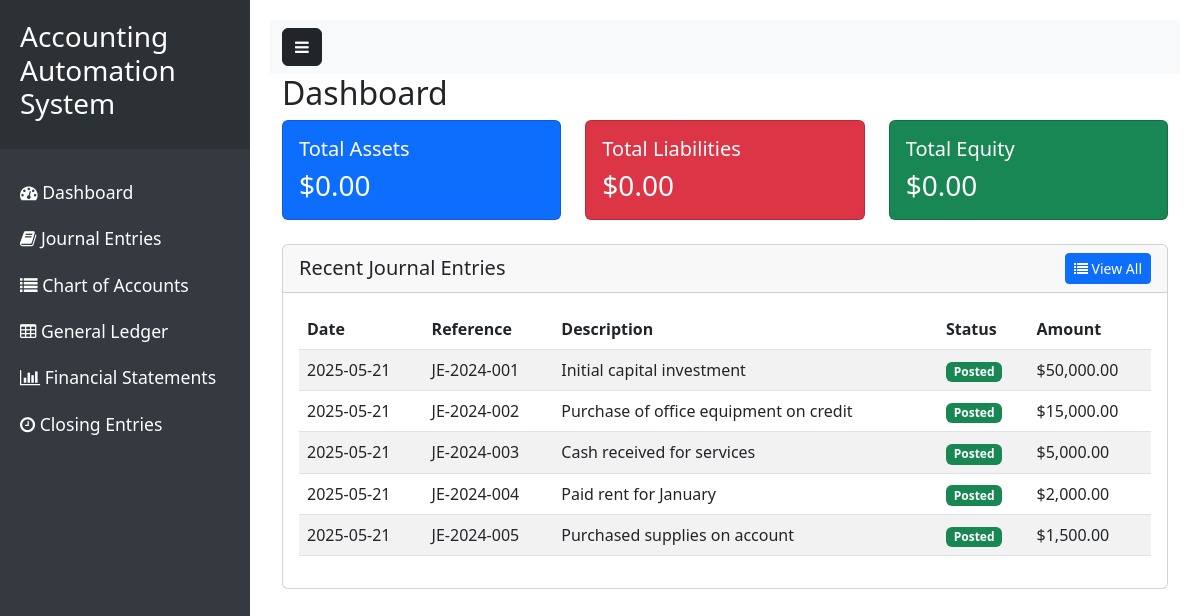
The page / on the database its author committed.
### tables this page shows
CREATE TABLE IF NOT EXISTS journal_entries (
    id INT PRIMARY KEY AUTO_INCREMENT,
    date DATE NOT NULL,
    reference_no VARCHAR(50) NOT NULL UNIQUE,
    description TEXT,
    status ENUM('Draft', 'Posted') DEFAULT 'Draft',
    created_at TIMESTAMP DEFAULT CURRENT_TIMESTAMP,
    posted_at TIMESTAMP NULL
);

### controllers/DashboardController.php (called while the page is built)
<?php
class DashboardController extends Controller {
    public function index() {
        $assetsQuery = "SELECT COALESCE(SUM(balance), 0) as total_assets
                       FROM accounts a
                       JOIN account_types at ON a.type_id = at.id
                       WHERE at.category = 'Asset'";
        $assetsResult = $this->db->query($assetsQuery);
        $totalAssets = $assetsResult->fetch_assoc()['total_assets'];
        $liabilitiesQuery = "SELECT COALESCE(SUM(balance), 0) as total_liabilities
                            FROM accounts a
                            JOIN account_types at ON a.type_id = at.id
                            WHERE at.category = 'Liability'";
        $liabilitiesResult = $this->db->query($liabilitiesQuery);
        $totalLiabilities = $liabilitiesResult->fetch_assoc()['total_liabilities'];
        $equityQuery = "SELECT COALESCE(SUM(balance), 0) as total_equity
                       FROM accounts a
                       JOIN account_types at ON a.type_id = at.id
                       WHERE at.category = 'Equity'";
        $equityResult = $this->db->query($equityQuery);
        $totalEquity = $equityResult->fetch_assoc()['total_equity'];
        $journalQuery = "SELECT
                            je.id,
                            je.reference_no,
                            je.description,
                            je.status,
                            je.created_at,
                            COALESCE(SUM(ji.debit), 0) as total_amount,
                            COUNT(ji.id) as entries_count
                        FROM journal_entries je
                        LEFT JOIN journal_items ji ON je.id = ji.journal_id
                        GROUP BY je.id, je.reference_no, je.description, je.status, je.created_at
                        ORDER BY je.created_at DESC
                        LIMIT 5";
        $journalResult = $this->db->query($journalQuery);
        $recentJournals = [];
        if ($journalResult) {
            while ($row = $journalResult->fetch_assoc()) {
                $recentJournals[] = $row;
            }
        }
        $this->view('dashboard/index', [
            'total_assets' => $totalAssets,
            'total_liabilities' => $totalLiabilities,
            'total_equity' => $totalEquity,
            'recent_journals' => $recentJournals
        ]);
    }
}

### index.php (called while the page is built, shortened)
<?php
require_once 'core/Database.php';
$router = new Router();
$router->addRoute('/', 'DashboardController@index');
$router->addRoute('/journal', 'JournalController@index');
$router->addRoute('/journal/create', 'JournalController@create');
$router->addRoute('/ledger', 'LedgerController@index');
$router->addRoute('/financial-statements', 'FinancialStatementsController@index');
$router->addRoute('/financial-statements/income', 'FinancialStatementsController@incomeStatement');
$router->addRoute('/financial-statements/equity', 'FinancialStatementsController@equityStatement');
$router->addRoute('/financial-statements/balance', 'FinancialStatementsController@balanceSheet');
$router->addRoute('/closing', 'ClosingController@index');
$router->addRoute('/closing/process', 'ClosingController@process');
$router->addRoute('/accounts', 'AccountsController@index');
$router->addRoute('/accounts/create', 'AccountsController@create');
$router->addRoute('/accounts/edit/{id}', 'AccountsController@edit');
$router->dispatch();

### core/Database.php (called while the page is built, shortened)
<?php
class Database {
    private $connection;
    private function __construct() {
        try {
            $this->connection = new mysqli(DB_HOST, DB_USER, DB_PASS, DB_NAME);
            $this->connection->set_charset("utf8mb4");
        } catch (Exception $e) {
            die("Database connection failed: " . $e->getMessage());
        }
    }
    public function query($sql) {
        $result = $this->connection->query($sql);
        return $result;
    }
}

### views/dashboard/index.php (the view)
<h2>Dashboard</h2>
<div class="row mb-4">
    <div class="col-md-4">
        <div class="card bg-primary text-white">
            <div class="card-body">
                <h5 class="card-title">Total Assets</h5>
                <h3 class="mb-0">$<?php echo number_format($total_assets ?? 0, 2); ?></h3>
            </div>
        </div>
    </div>
    <div class="col-md-4">
        <div class="card bg-danger text-white">
            <div class="card-body">
                <h5 class="card-title">Total Liabilities</h5>
                <h3 class="mb-0">$<?php echo number_format($total_liabilities ?? 0, 2); ?></h3>
            </div>
        </div>
    </div>
    <div class="col-md-4">
        <div class="card bg-success text-white">
            <div class="card-body">
                <h5 class="card-title">Total Equity</h5>
                <h3 class="mb-0">$<?php echo number_format($total_equity ?? 0, 2); ?></h3>
            </div>
        </div>
    </div>
</div>
<div class="row">
    <div class="col-12">
        <div class="card">
            <div class="card-header d-flex justify-content-between align-items-center">
                <h5 class="mb-0">Recent Journal Entries</h5>
                <a href="<?php echo BASE_URL; ?>/journal" class="btn btn-primary btn-sm">
                    <i class="fa fa-list"></i> View All
                </a>
            </div>
            <div class="card-body">
                <?php if (empty($recent_journals)): ?>
                    <p class="text-center text-muted">No recent journal entries found.</p>
                <?php else: ?>
                    <div class="table-responsive">
                        <table class="table table-striped">
                            <thead>
                                <tr>
                                    <th>Date</th>
                                    <th>Reference</th>
                                    <th>Description</th>
                                    <th>Status</th>
                                    <th>Amount</th>
                                </tr>
                            </thead>
                            <tbody>
                                <?php foreach ($recent_journals as $journal): ?>
                                    <tr>
                                        <td><?php echo date('Y-m-d', strtotime($journal['created_at'])); ?></td>
                                        <td><?php echo htmlspecialchars($journal['reference_no']); ?></td>
                                        <td><?php echo htmlspecialchars($journal['description']); ?></td>
                                        <td>
                                            <span class="badge bg-<?php echo $journal['status'] === 'Posted' ? 'success' : 'warning'; ?>">
                                                <?php echo $journal['status']; ?>
                                            </span>
                                        </td>
                                        <td>$<?php echo number_format($journal['total_amount'], 2); ?></td>
                                    </tr>
                                <?php endforeach; ?>
                            </tbody>
                        </table>
                    </div>
                <?php endif; ?>
            </div>
        </div>
    </div>
</div>

### rows shown on the page
journal_entries: created_at "2025-05-21", reference_no "JE-2024-001", description "Initial capital investment", status "Posted", total_amount "50,000.00"
journal_entries: created_at "2025-05-21", reference_no "JE-2024-002", description "Purchase of office equipment on credit", status "Posted", total_amount "15,000.00"
journal_entries: created_at "2025-05-21", reference_no "JE-2024-003", description "Cash received for services", status "Posted", total_amount "5,000.00"
journal_entries: created_at "2025-05-21", reference_no "JE-2024-004", description "Paid rent for January", status "Posted", total_amount "2,000.00"
journal_entries: created_at "2025-05-21", reference_no "JE-2024-005", description "Purchased supplies on account", status "Posted", total_amount "1,500.00"

### other values the page prints
APP_NAME "Accounting Automation System"
$total_assets "0.00"
$total_liabilities "0.00"
$total_equity "0.00"
